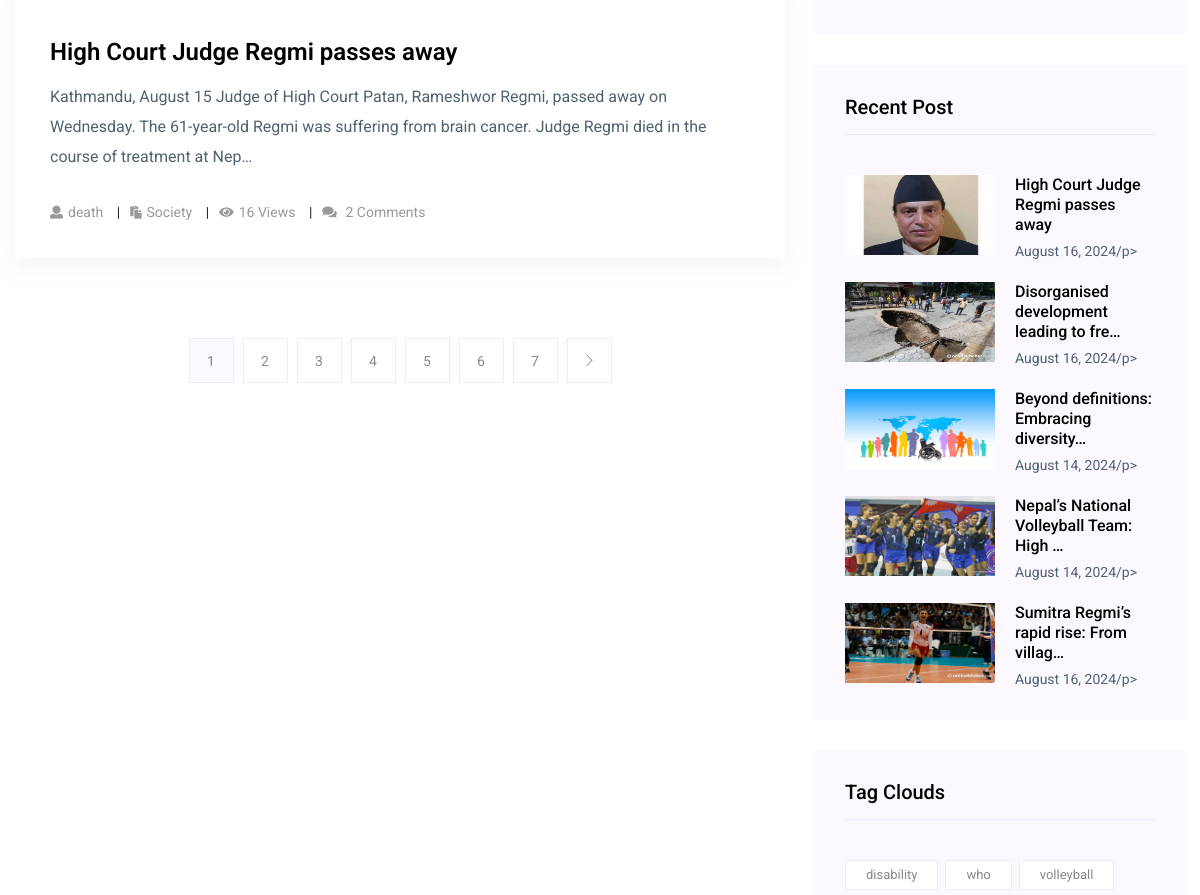
The page /post-list/ (middle part) on the database as committed earlier.
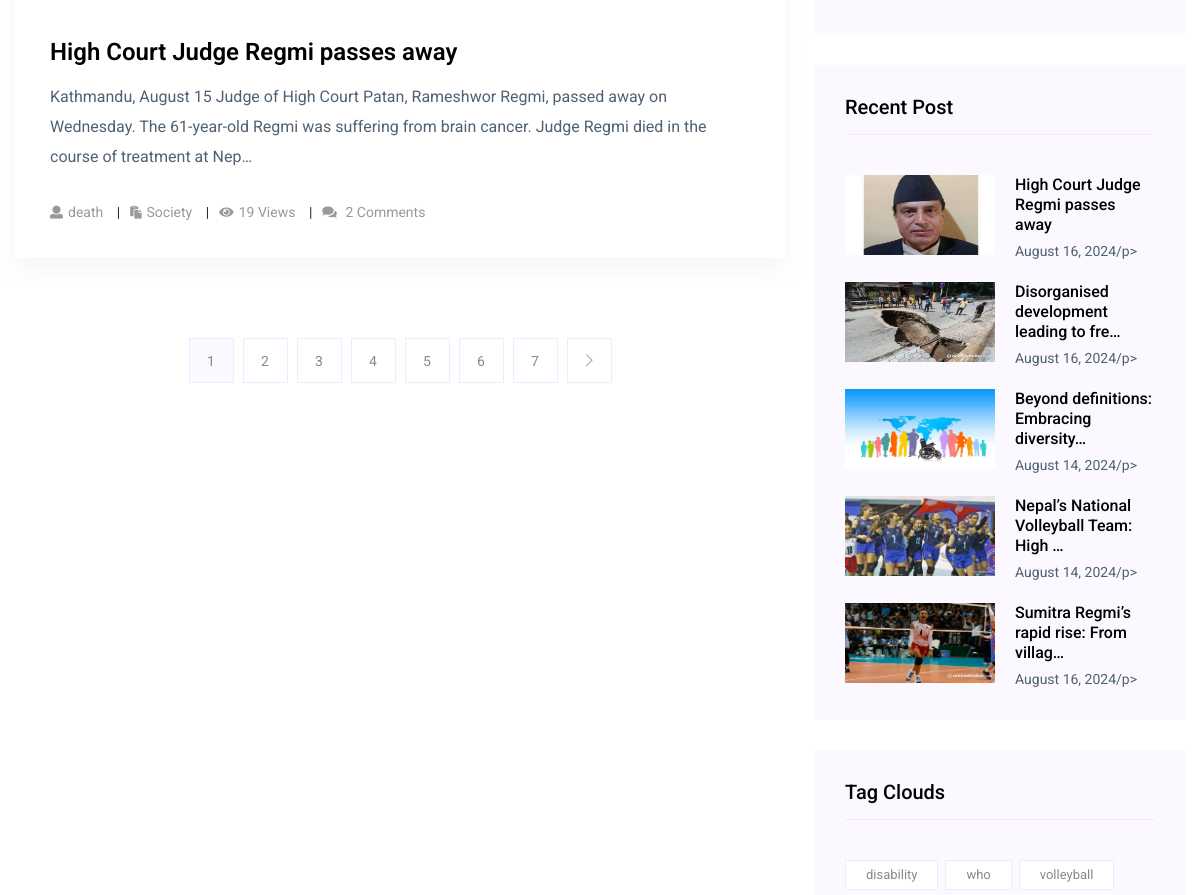
The same page on the database as committed later.
### newspaper/models.py (models this page shows, shortened)
class TimeStampModel(models.Model):
    created_at = models.DateTimeField(auto_now_add=True)
    updated_at = models.DateTimeField(auto_now=True)
    class Meta:
        abstract = True  # Don't create table in DB

class Post(TimeStampModel):
    STATUS_CHOICES = [
        ("active", "Active"),
        ("in_active", "Inactive"),
    ]
    title = models.CharField(max_length=200)
    content = models.TextField()
    featured_image = models.ImageField(upload_to="post_images/%Y/%m/%d", blank=False)
    author = models.ForeignKey("auth.User", on_delete=models.CASCADE)
    status = models.CharField(max_length=20, choices=STATUS_CHOICES, default="active")
    views_count = models.PositiveBigIntegerField(default=0)
    published_at = models.DateTimeField(null=True, blank=True)
    category = models.ForeignKey(Category, on_delete=models.CASCADE)
    tag = models.ManyToManyField(Tag)

class Tag(TimeStampModel):
    name = models.CharField(max_length=100)
    def __str__(self):
        return self.name

class Category(TimeStampModel):
    name = models.CharField(max_length=100)
    class Meta:
        verbose_name_plural = "categories"

### newspaper/views.py (the view)
class PostListView(ListView):
    model = Post
    template_name = "aznews/list/list.html"
    context_object_name = "posts"
    paginate_by = 1
    def get_queryset(self):
        return Post.objects.filter(
            published_at__isnull=False, status="active"
        ).order_by("-published_at")

### newspaper/navigation.py (called while the page is built)
def navigation(request):
    categories = Category.objects.all()[:4]
    tags = Tag.objects.all()[:10]
    trending_posts = Post.objects.filter(
        published_at__isnull=False, status="active"
    ).order_by("-views_count")[:5]
    return {
        "categories": categories,
        "tags": tags,
        "trending_posts": trending_posts,
    }

### templates/aznews/list/list.html (shortened to what this page needs)
{% extends "aznews/base.html" %}
{% block content %}
  <section class="blog_area section-padding">
    <div class="container">
      <div class="row">
        <div class="col-lg-8 mb-5 mb-lg-0">
          <div class="blog_left_sidebar">
            {% include "aznews/list/left/post_list.html" %}
            {% include "aznews/list/left/pagination.html" %}
          </div>
        </div>
        <div class="col-lg-4">
          <div class="blog_right_sidebar">
            {% include "aznews/list/right/categories.html" %}
            {% include "aznews/list/right/popular_posts.html" %}
            {% include "aznews/list/right/tags.html" %}
          </div>
        </div>
      </div>
    </div>
  </section>
{% endblock content %}

### templates/aznews/base.html (shortened to what this page needs)
{% load static %}
<!DOCTYPE html>
<html class="no-js" lang="zxx">
  <head>
    <link rel="stylesheet" href="{% static 'aznews/css/bootstrap.min.css' %}" />
    <link rel="stylesheet" href="{% static 'aznews/css/owl.carousel.min.css' %}" />
    <link rel="stylesheet" href="{% static 'aznews/css/ticker-style.css' %}" />
    <link rel="stylesheet" href="{% static 'aznews/css/flaticon.css' %}" />
    <link rel="stylesheet" href="{% static 'aznews/css/slicknav.css' %}" />
    <link rel="stylesheet" href="{% static 'aznews/css/animate.min.css' %}" />
    <link rel="stylesheet" href="{% static 'aznews/css/magnific-popup.css' %}" />
    <link rel="stylesheet" href="{% static 'aznews/css/fontawesome-all.min.css' %}" />
    <link rel="stylesheet" href="{% static 'aznews/css/themify-icons.css' %}" />
    <link rel="stylesheet" href="{% static 'aznews/css/slick.css' %}" />
    <link rel="stylesheet" href="{% static 'aznews/css/nice-select.css' %}" />
    <link rel="stylesheet" href="{% static 'aznews/css/style.css' %}" />
  </head>
  <body>
    {% block content %}
    {% endblock content %}
  </body>
</html>

### templates/aznews/header.html (shortened to what this page needs)
{% load static %}

### templates/aznews/list/left/post_list.html (shortened to what this page needs)
{% for post in posts %}
  <article class="blog_item">
    <div class="blog_details">
      <a class="d-inline-block" href="{% url 'post-detail' post.pk %}">
        <h2>{{ post.title }}</h2>
      </a>
      <p>{{ post.content|truncatechars:200 }}</p>
      <ul class="blog-info-link">
        <li>
          <a href="#"><i class="fa fa-user"></i>{{ post.tag.all|join:", " }}</a>
        </li>
        <li>
          <a href="#"><i class="fa fa-paste"></i>{{ post.category.name|title }}</a>
        </li>
        <li>
          <a href="#"><i class="fa fa-eye"></i>{{ post.views_count }} Views</a>
        </li>
        <li>
          <a href="#"><i class="fa fa-comments"></i> {{ post.comment_set.count }} Comments</a>
        </li>
      </ul>
    </div>
  </article>
{% endfor %}

### templates/aznews/list/left/pagination.html (shortened to what this page needs)
<nav class="blog-pagination justify-content-center d-flex">
  <ul class="pagination">
    {% for i in page_obj.paginator.page_range %}
      <li class="page-item {% if i == page_obj.number %}active{% endif %}">
        <a href="?page={{ i }}" class="page-link">{{ i }}</a>
      </li>
    {% endfor %}
    {% if page_obj.has_next %}
      <li class="page-item">
        <a href="?page={{ page_obj.next_page_number }}"
           class="page-link"
           aria-label="Next">
          <i class="ti-angle-right"></i>
        </a>
      </li>
    {% endif %}
  </ul>
</nav>

### templates/aznews/list/right/categories.html (shortened to what this page needs)
<aside class="single_sidebar_widget post_category_widget">
  <ul class="list cat-list">
    {% for category in categories %}
      <li>
      </li>
    {% endfor %}
  </ul>
</aside>

### templates/aznews/list/right/popular_posts.html
<aside class="single_sidebar_widget popular_post_widget">
  <h3 class="widget_title">Recent Post</h3>
  {% for trending_post in trending_posts %}
    <div class="media post_item">
      <img src="{{ trending_post.featured_image.url }}"
           alt="{{ trending_post.title }}"
           width="150px"
           height="80px" />
      <div class="media-body">
        <a href="{% url 'post-detail' trending_post.pk %}">
          <h3>{{ trending_post.title|truncatechars:40 }}</h3>
        </a>
        <p>
          {{ trending_post.published_at|date:"F j, Y" }}/p>
        </div>
      </div>
    {% endfor %}
  </aside>

### templates/aznews/list/right/tags.html
<aside class="single_sidebar_widget tag_cloud_widget">
  <h4 class="widget_title">Tag Clouds</h4>
  <ul class="list">
    {% for tag in tags %}
      <li>
        <a href="#">{{ tag.name }}</a>
      </li>
    {% endfor %}
  </ul>
</aside>

Rows that differ between the two databases and show on the page:
changed Post "High Court Judge Regmi passes away": views_count "16" → "19"
